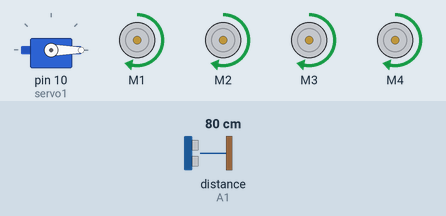
Simulated run of this sketch. Board: Arduino Uno, built with avr-gcc and run on an emulated ATmega328P. Shown: servo, 4 × DC motor (green arrow = forward, orange = backward, longer = faster). Wiring (inferred from the names in the program): ultrasonic range finder: trigger A0; echo A1. Inputs (shaded band) come from the test bench; at power-on: distance to the obstacle (sensor on A1) 80 cm. The echo pulse lasts 58.3 µs per cm.

Above: at 1.2 s.
1.3 s: distance to the obstacle (sensor on A1) set to 24 cm
2.8 s: distance to the obstacle (sensor on A1) set to 19 cm
At 3.2 s:
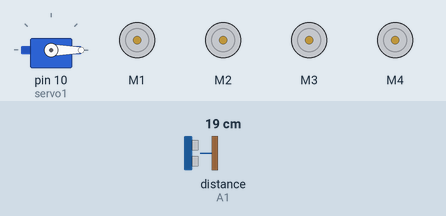
At 5.5 s:
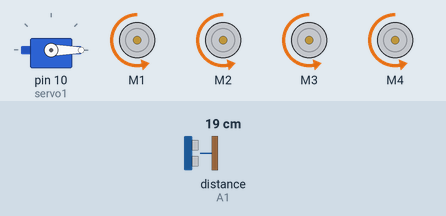
8.0 s: distance to the obstacle (sensor on A1) set to 35 cm
At 9.5 s:
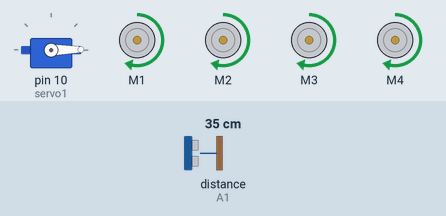
Timing chart, 0 to 11.0 s (numbered marks = the images above; inputs shaded):
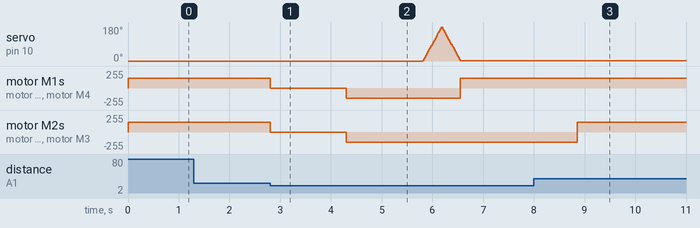

The sketch:

Object_Avoid_Rover.ino
```cpp
#include <AFMotor.h>
#include <Servo.h>

Servo servo1;

AF_DCMotor m1(1);
AF_DCMotor m2(2);
AF_DCMotor m3(3);
AF_DCMotor m4(4);


int trigPin = A0;
int echoPin = A1;
int time;
int value;
int angle = 0;

void setup() {

  pinMode(trigPin, OUTPUT);
  pinMode(echoPin, INPUT);

  servo1.attach(10);
  servo1.write(angle);


}

void loop() {

  m1.setSpeed(150);
  m2.setSpeed(150);
  m3.setSpeed(150);
  m4.setSpeed(150);

  m1.run(FORWARD);
  m2.run(FORWARD);
  m3.run(FORWARD);
  m4.run(FORWARD);

  digitalWrite(trigPin, LOW); //clears trigpin
  delayMicroseconds(2);

  digitalWrite(trigPin, HIGH); // sends signal
  delayMicroseconds(30);
  digitalWrite(trigPin, LOW);

  time = pulseIn(echoPin, HIGH); // reads return signal

  value = time * 0.0343/2;   // speed of sound = 343 m/s

   if(value <= 20 && value != 0){

      m2.run(RELEASE);
      m1.run(RELEASE);
      m3.run(RELEASE);
      m4.run(RELEASE);
      delay(1500);

      m1.run(BACKWARD);
      m2.run(BACKWARD);
      m3.run(BACKWARD);
      m4.run(BACKWARD);
      delay(1500);

      for(angle = 0; angle < 180; angle++){
        servo1.write(angle);
        delay(2);

      }

      for(angle = 180; angle > 0; angle--){
        servo1.write(angle);
        delay(2);

      }

      m1.run(RELEASE);
      m2.run(RELEASE);
      m3.run(RELEASE);
      m4.run(RELEASE);

      m1.run(FORWARD);
      m3.run(BACKWARD);
      m4.run(FORWARD);
      m2.run(BACKWARD);
      delay(2300);


   }
}
```

Measured:
- the behaviour switches between 22 and 21 cm on distance to the obstacle (sensor on A1) (found by bisection; images 0 and 1)
- after the input at 1.3 s, every drawn part: stays the same
- after the input at 2.8 s, servo on pin 10 (servo1): rises from 0° to 179° in 0.37 s, then falls to 1° in 0.37 s; motor M1, motor M4: forward 150/255 → stopped at once, → backward 150/255 1.5 s later, → forward 150/255 2.2 s later; motor M2, motor M3: forward 150/255 → stopped at once, → backward 150/255 1.5 s later
- after the input at 8.0 s, servo on pin 10 (servo1): stops changing and stays 1°; motor M1, motor M4: stays forward 150/255 (without the input it goes to stopped after 0.85 s)
